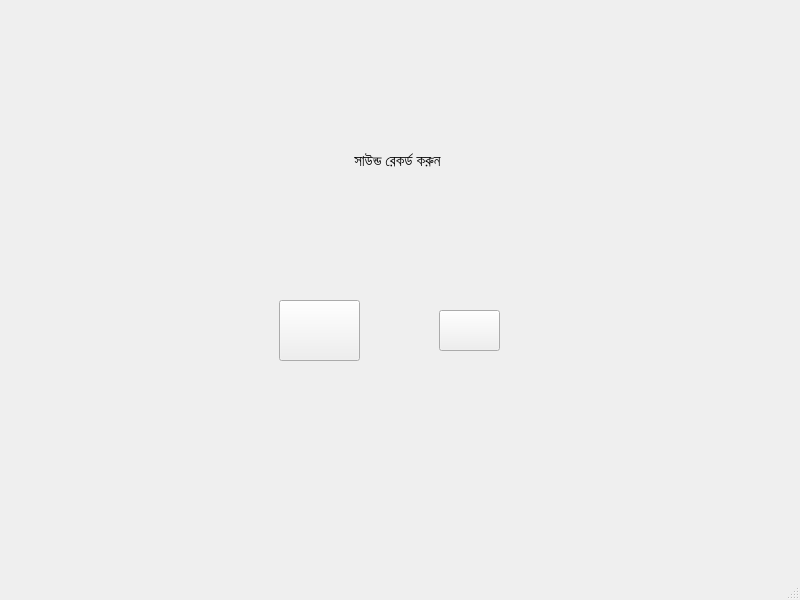
<?xml version="1.0" encoding="UTF-8"?>
<ui version="4.0">
 <class>MainWindow</class>
 <widget class="QMainWindow" name="MainWindow">
  <property name="geometry">
   <rect>
    <x>0</x>
    <y>0</y>
    <width>800</width>
    <height>600</height>
   </rect>
  </property>
  <property name="windowTitle">
   <string>MainWindow</string>
  </property>
  <widget class="QWidget" name="centralwidget">
   <widget class="QWidget" name="audio" native="true">
    <property name="geometry">
     <rect>
      <x>79</x>
      <y>110</y>
      <width>621</width>
      <height>351</height>
     </rect>
    </property>
    <widget class="QLabel" name="textLabel">
     <property name="geometry">
      <rect>
       <x>220</x>
       <y>30</y>
       <width>201</width>
       <height>41</height>
      </rect>
     </property>
     <property name="styleSheet">
      <string notr="true">font-size: 15px;
text-align: center;</string>
     </property>
     <property name="text">
      <string>সাউন্ড রেকর্ড করুন </string>
     </property>
     <property name="alignment">
      <set>Qt::AlignCenter</set>
     </property>
    </widget>
    <widget class="QPushButton" name="recordBtton">
     <property name="geometry">
      <rect>
       <x>200</x>
       <y>190</y>
       <width>81</width>
       <height>61</height>
      </rect>
     </property>
     <property name="font">
      <font>
       <pointsize>18</pointsize>
       <weight>75</weight>
       <bold>true</bold>
      </font>
     </property>
     <property name="styleSheet">
      <string notr="true"/>
     </property>
     <property name="text">
      <string/>
     </property>
     <property name="icon">
      <iconset>
       <normaloff>microphone_32px.png</normaloff>microphone_32px.png</iconset>
     </property>
     <property name="iconSize">
      <size>
       <width>70</width>
       <height>70</height>
      </size>
     </property>
    </widget>
    <widget class="QPushButton" name="pushButton_2">
     <property name="geometry">
      <rect>
       <x>360</x>
       <y>200</y>
       <width>61</width>
       <height>41</height>
      </rect>
     </property>
     <property name="font">
      <font>
       <pointsize>18</pointsize>
       <weight>75</weight>
       <bold>true</bold>
      </font>
     </property>
     <property name="styleSheet">
      <string notr="true"/>
     </property>
     <property name="text">
      <string/>
     </property>
     <property name="icon">
      <iconset>
       <normaloff>pause_button_30px.png</normaloff>pause_button_30px.png</iconset>
     </property>
     <property name="iconSize">
      <size>
       <width>70</width>
       <height>70</height>
      </size>
     </property>
    </widget>
   </widget>
  </widget>
  <widget class="QMenuBar" name="menubar">
   <property name="geometry">
    <rect>
     <x>0</x>
     <y>0</y>
     <width>800</width>
     <height>21</height>
    </rect>
   </property>
  </widget>
  <widget class="QStatusBar" name="statusbar"/>
 </widget>
 <resources/>
 <connections/>
</ui>
